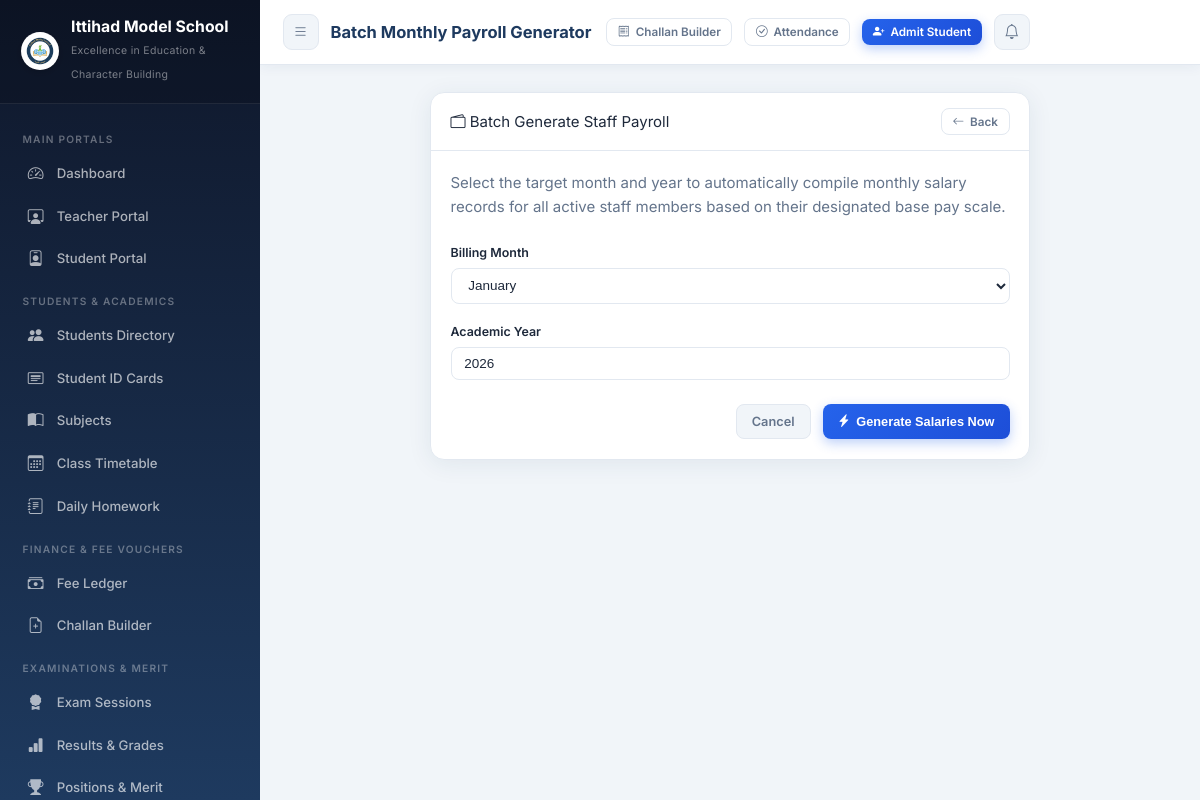
The page /payroll/generate/ (signed in) on the database its author committed.
### core/models.py (models this page shows, shortened)
class SchoolSetting(models.Model):
    school_name        = models.CharField(max_length=200, default='Ittihad Model School')
    tagline            = models.CharField(max_length=250, default='Excellence in Education & Character Building')
    registration_no    = models.CharField(max_length=100, default='REG-IMS-2026-987')
    address            = models.TextField(default='Sector H-9, Educational Complex, Capital City')
    contact_phone      = models.CharField(max_length=50, default='+92 51 9876543 / 0300-1234567')
    email              = models.EmailField(default='info@ittihadmodelschool.edu.pk')
    website            = models.URLField(default='https://ittihadmodelschool.edu.pk', blank=True)
    logo               = models.ImageField(upload_to='school_branding/', default='school_branding/logo.png', blank=True, null=True)
    bank_name          = models.CharField(max_length=100, default='National Allied Bank Ltd')
    bank_account_title = models.CharField(max_length=150, default='Ittihad Model School Trust')
    bank_account_no    = models.CharField(max_length=50, default='0123-4567890123')
    iban               = models.CharField(max_length=50, default='PK36NABL0000012345678901')
    bank_branch        = models.CharField(max_length=100, default='Main Campus Branch (Code: 0422)')
    currency_symbol    = models.CharField(max_length=10, default='PKR')
    late_fee_per_day   = models.DecimalField(max_digits=8, decimal_places=2, default=50.00)
    principal_name     = models.CharField(max_length=100, default='Prof. Dr. Sarah Jenkins')
    @classmethod
    def get_settings(cls):
        obj, _ = cls.objects.get_or_create(
            id=1,
            defaults={
                'school_name': 'Ittihad Model School',
                'tagline': 'Excellence in Education & Character Building',
                'logo': 'school_branding/logo.png',
            }
        )
        return obj

### core/views.py (the view, shortened to what this page needs)
# urls.py: path('payroll/generate/',            views.payroll_generate,         name='payroll_generate'),
@login_required
def payroll_generate(request):
    return render(request, 'core/payroll_generate.html', {'months': MONTH_CHOICES, 'current_year': date.today().year})

### core/context_processors.py (called while the page is built)
def school_settings_processor(request):
    try:
        setting = SchoolSetting.get_settings()
    except Exception:
        setting = None
    return {
        'school_setting': setting,
        'SCHOOL_NAME': setting.school_name if setting else 'Ittihad Model School',
    }

### templates/core/payroll_generate.html (shortened to what this page needs)
{% extends "base.html" %}
{% block page_title %}Batch Monthly Payroll Generator{% endblock %}
{% block content %}
<div class="form-container fade-in" style="max-width: 600px; margin: 0 auto;">
  <div class="card">
    <div class="card-header">
      <div class="card-title"><i class="bi bi-wallet2 text-primary"></i> Batch Generate Staff Payroll</div>
      <a href="{% url 'payroll_list' %}" class="btn btn-outline btn-sm"><i class="bi bi-arrow-left"></i> Back</a>
    </div>
    <div class="card-body">
      <p class="text-muted mb-4">
        Select the target month and year to automatically compile monthly salary records for all active staff members based on their designated base pay scale.
      </p>
      <form method="post">
        <div class="form-group mb-3">
          <label class="form-label">Billing Month</label>
          <select name="month" class="form-select" required>
            {% for m, m_lbl in months %}
              <option value="{{ m }}">{{ m_lbl }}</option>
            {% endfor %}
          </select>
        </div>
        <div class="form-group mb-4">
          <label class="form-label">Academic Year</label>
          <input type="number" name="year" value="{{ current_year }}" class="form-control" required>
        </div>
        <div class="form-actions" style="display:flex; justify-content:flex-end; gap:12px;">
          <a href="{% url 'payroll_list' %}" class="btn btn-secondary">Cancel</a>
          <button type="submit" class="btn btn-primary">
            <i class="bi bi-lightning-charge-fill"></i> Generate Salaries Now
          </button>
        </div>
      </form>
    </div>
  </div>
</div>
{% endblock %}

### templates/base.html (shortened to what this page needs)
<!DOCTYPE html>
<html lang="en">
<head>
  {% load static %}
  <link rel="stylesheet" href="{% static 'css/style.css' %}">
  <link rel="stylesheet" href="https://cdn.jsdelivr.net/npm/bootstrap-icons@1.11.1/font/bootstrap-icons.css">
</head>
<body>
<aside class="sidebar" id="sidebar">
  <div class="sidebar-brand">
    <div class="brand-icon" style="display:flex; align-items:center; justify-content:center; background:none;">
      {% if school_setting.logo %}
        <img src="{{ school_setting.logo.url }}" alt="Logo" style="width:38px; height:38px; border-radius:50%; object-fit:contain; background:white; padding:1px; box-shadow:0 2px 6px rgba(0,0,0,0.15);">
      {% else %}
        <img src="{% static 'images/logo.png' %}" alt="Logo" style="width:38px; height:38px; border-radius:50%; object-fit:contain; background:white; padding:1px; box-shadow:0 2px 6px rgba(0,0,0,0.15);" onerror="this.outerHTML='🏫'">
      {% endif %}
    </div>
    <div class="brand-text">
      <h2 style="font-size:1.05rem; line-height:1.2;">{{ school_setting.school_name|default:"Ittihad Model School" }}</h2>
      <span style="font-size:0.7rem; letter-spacing:0.3px;">{{ school_setting.tagline|default:"Excellence in Education" }}</span>
    </div>
  </div>
  <nav class="sidebar-menu">
    <div class="menu-label">Main Portals</div>
    <div class="nav-item">
      <a href="{% url 'dashboard' %}" class="nav-link">
        <span class="nav-icon"><i class="bi bi-speedometer2"></i></span>
        Dashboard
      </a>
    </div>
    <div class="nav-item">
      <a href="{% url 'teacher_portal' %}" class="nav-link">
        <span class="nav-icon"><i class="bi bi-person-workspace"></i></span>
        Teacher Portal
      </a>
    </div>
    <div class="nav-item">
      <a href="{% url 'student_portal' %}" class="nav-link">
        <span class="nav-icon"><i class="bi bi-person-badge"></i></span>
        Student Portal
      </a>
    </div>
    <div class="menu-label">Students & Academics</div>
    <div class="nav-item">
      <a href="{% url 'student_list' %}" class="nav-link">
        <span class="nav-icon"><i class="bi bi-people-fill"></i></span>
        Students Directory
      </a>
    </div>
    <div class="nav-item">
      <a href="{% url 'student_id_cards_pdf' %}" target="_blank" class="nav-link">
        <span class="nav-icon"><i class="bi bi-card-heading"></i></span>
        Student ID Cards
      </a>
    </div>
    <div class="nav-item">
      <a href="{% url 'subject_list' %}" class="nav-link">
        <span class="nav-icon"><i class="bi bi-book-half"></i></span>
        Subjects
      </a>
    </div>
    <div class="nav-item">
      <a href="{% url 'timetable_list' %}" class="nav-link">
        <span class="nav-icon"><i class="bi bi-calendar3"></i></span>
        Class Timetable
      </a>
    </div>
    <div class="nav-item">
      <a href="{% url 'homework_list' %}" class="nav-link">
        <span class="nav-icon"><i class="bi bi-journal-text"></i></span>
        Daily Homework
      </a>
    </div>
    <div class="menu-label">Finance & Fee Vouchers</div>
    <div class="nav-item">
      <a href="{% url 'fee_list' %}" class="nav-link">
        <span class="nav-icon"><i class="bi bi-cash-stack"></i></span>
        Fee Ledger
      </a>
    </div>
    <div class="nav-item">
      <a href="{% url 'bulk_voucher_generate' %}" class="nav-link">
        <span class="nav-icon"><i class="bi bi-file-earmark-plus"></i></span>
        Challan Builder
      </a>
    </div>
    <div class="menu-label">Examinations & Merit</div>
    <div class="nav-item">
      <a href="{% url 'exam_list' %}" class="nav-link">
        <span class="nav-icon"><i class="bi bi-award-fill"></i></span>
        Exam Sessions
      </a>
    </div>
    <div class="nav-item">
      <a href="{% url 'result_list' %}" class="nav-link">
        <span class="nav-icon"><i class="bi bi-bar-chart-fill"></i></span>
        Results & Grades
      </a>
    </div>
    <div class="nav-item">
      <a href="{% url 'merit_list_view' %}" class="nav-link">
        <span class="nav-icon"><i class="bi bi-trophy-fill"></i></span>
        Positions & Merit
      </a>
    </div>
  </nav>
</aside>
<header class="topbar">
  <div style="display:flex; align-items:center; gap:12px;">
    <button class="btn-icon" id="menuToggle" aria-label="Toggle menu">
      <i class="bi bi-list"></i>
    </button>
    <div class="topbar-title">{% block page_title %}EduManage Dashboard{% endblock %}</div>
  </div>
  <div class="topbar-actions">
    <a href="{% url 'bulk_voucher_generate' %}" class="btn btn-outline btn-sm" title="Generate Monthly Vouchers">
      <i class="bi bi-receipt"></i> <span class="d-none-sm">Challan Builder</span>
    </a>
    <a href="{% url 'student_attendance' %}" class="btn btn-outline btn-sm" title="Mark Daily Attendance">
      <i class="bi bi-check-circle"></i> <span class="d-none-sm">Attendance</span>
    </a>
    <a href="{% url 'student_add' %}" class="btn btn-primary btn-sm" id="quickAddStudent">
      <i class="bi bi-person-plus-fill"></i> <span class="d-none-sm">Admit Student</span>
    </a>
    <a href="{% url 'notifications' %}" class="btn-icon" id="notifBtn" title="Notifications">
      <i class="bi bi-bell"></i>
    </a>
  </div>
</header>
<main class="main-content">
  <div class="page-body">
    {% block content %}{% endblock %}
  </div>
</main>
</body>
</html>

### rows shown on the page
SchoolSetting: logo (picture), school_name "Ittihad Model School", tagline "Excellence in Education & Character Building"

### other values the page prints
form field month "January"
